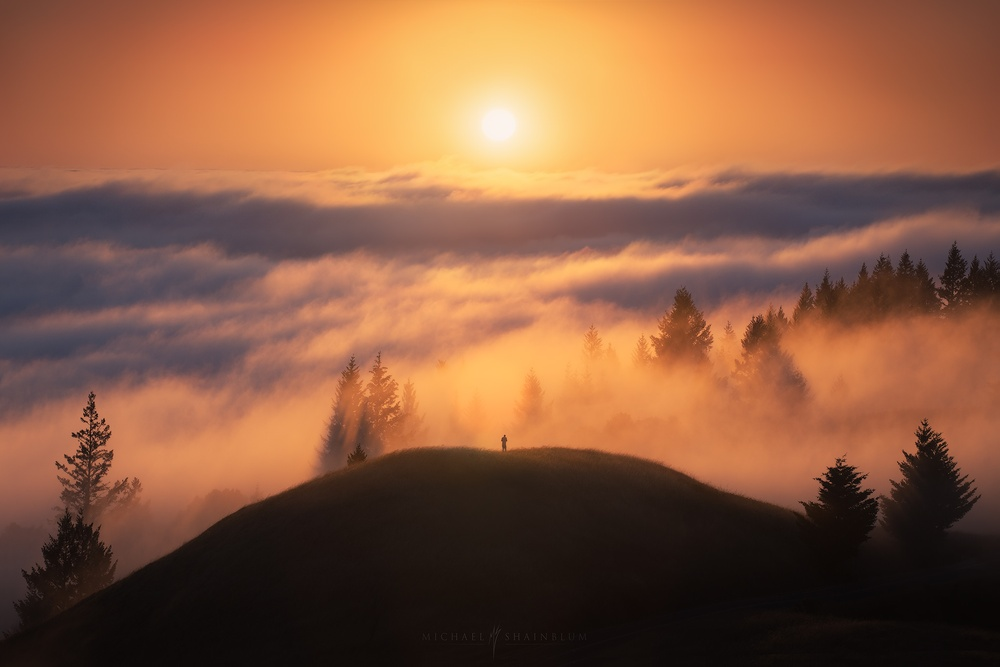
#> input picture probny_k_1/mgla.jpg, 1000 x 667 px, shrunk from 2048 x 1365 before the run
$ python kod1.py
#> lines starting #> are read from the running program, lines starting #| are printed output that depends on the picture
from PIL import Image
import numpy as np
import matplotlib.pyplot as plt

def rysuj_ramke_kolor(w, h, dzielnik, kolor):
    t = (h, w, 3)
    tab = np.ones(t, dtype=np.uint8)
    tab[:] = 255, 0, 0
    grub = int(min(w, h) / dzielnik)
    z1 = h - grub
    z2 = w - grub
    tab[grub:z1, grub:z2] = kolor
    return tab

#Image.fromarray(rysuj_ramke_kolor(100, 60, 3, 100, 200, 300)).show()


def szary(w, h):
    tab = np.zeros((h, w), dtype=np.uint8)
    for i in range(h):
        for j in range(w):
            tab[i, j] = (i - j) % 256
    return tab

# Wczytanie obrazu "mgla.jpg"
img_color = Image.open("mgla.jpg")
#> img_color is the input picture: PIL image 1000x667 RGB; mean R, G, B 137.9, 91.4, 64.4

# Pobranie wymiarów obrazu
width, height = img_color.size
#> width = 1000; height = 667

# Stworzenie trzech obrazów szarych o tych samych wymiarach co "mgla.jpg"
gray_r = szary(width, height)
#> after the loop in szary, `for i in range(h):`:
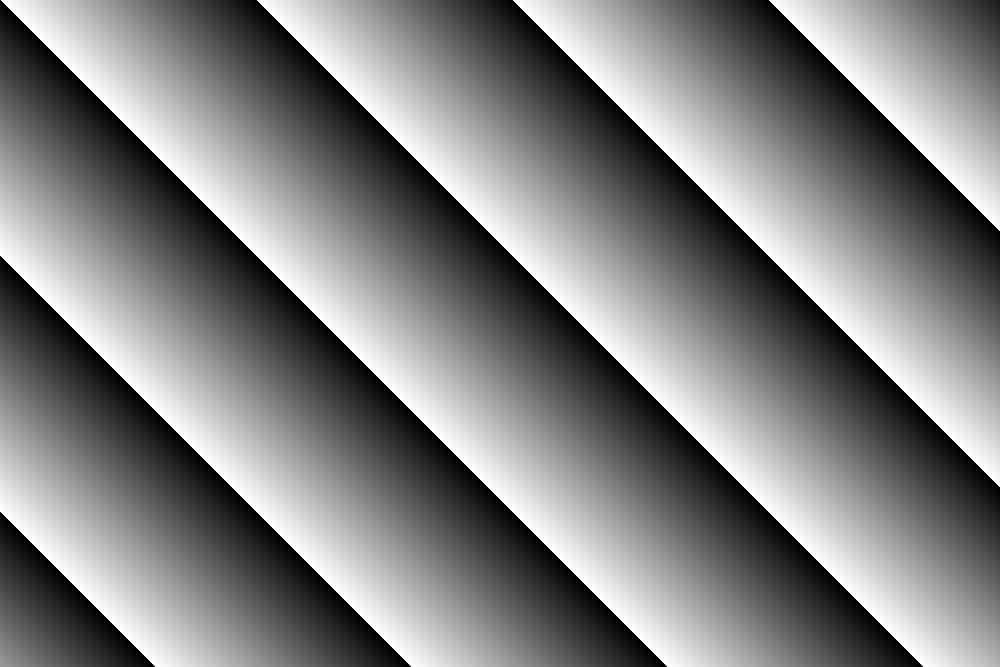
#> tab: shape (667, 1000); min 0, max 255, mean 127.7
gray_g = szary(width, height)
gray_b = szary(width, height)

# Zastąpienie odpowiednich kanałów R, G, B obrazu "mgla.jpg" obrazami szarymi
img_r = np.array(img_color)
img_r[:, :, 0] = gray_r
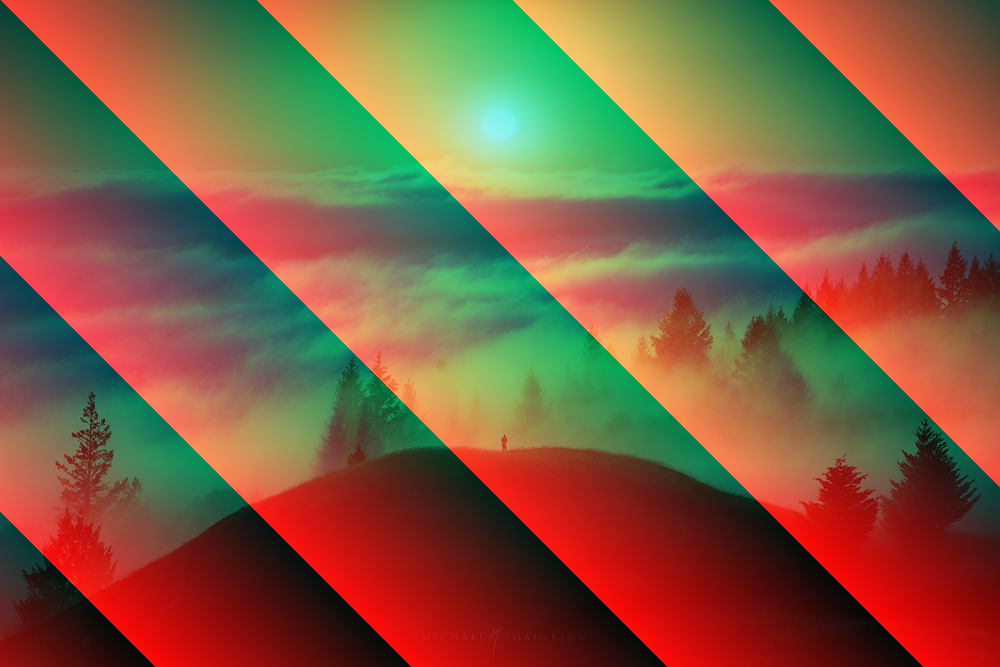
#> img_r: shape (667, 1000, 3); mean R, G, B 127.7, 91.4, 64.4

img_g = np.array(img_color)
img_g[:, :, 1] = gray_g
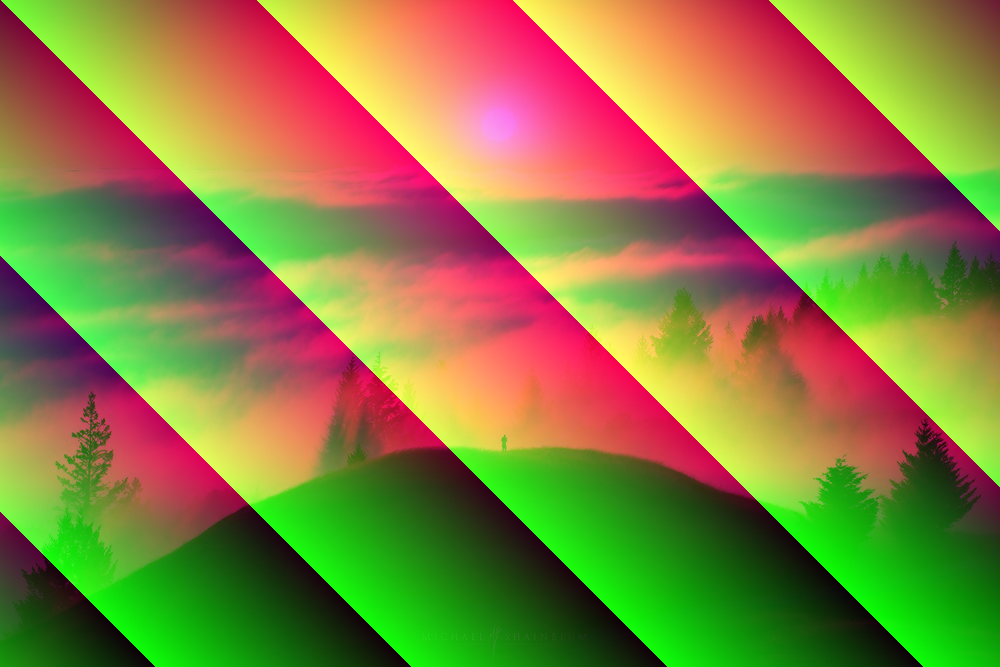
#> img_g: shape (667, 1000, 3); mean R, G, B 137.9, 127.7, 64.4

img_b = np.array(img_color)
img_b[:, :, 2] = gray_b
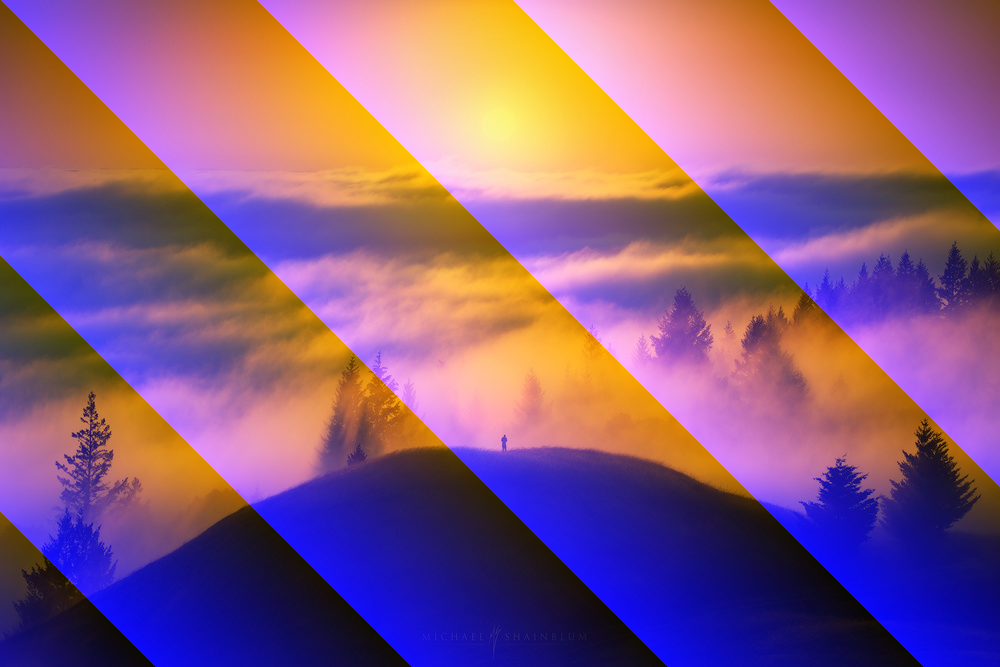
#> img_b: shape (667, 1000, 3); mean R, G, B 137.9, 91.4, 127.7

# Wyświetlenie obrazów na jednym wykresie
fig, axes = plt.subplots(1, 4, figsize=(15, 5))

axes[0].imshow(img_color)
axes[0].set_title('Original')

axes[1].imshow(Image.fromarray(img_r))
axes[1].set_title('Red Channel Replaced')

axes[2].imshow(Image.fromarray(img_g))
axes[2].set_title('Green Channel Replaced')

axes[3].imshow(Image.fromarray(img_b))
axes[3].set_title('Blue Channel Replaced')

plt.tight_layout()

# Zapisanie wykresu jako obraz "mix.png"
plt.savefig('mix.png')
plt.show()
